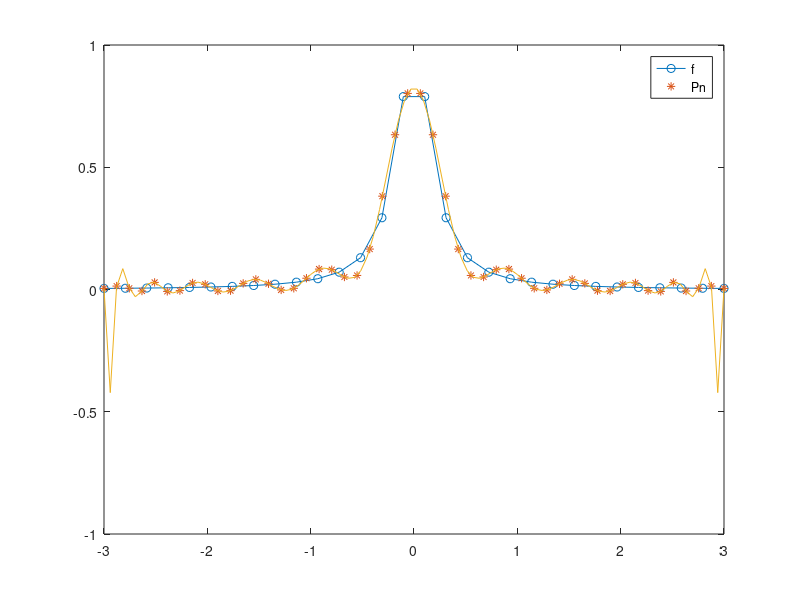

Recreate this plot in MATLAB.
function PolynomialFit()

%Fit a 10th degree polynomial to fit f(x) = 1/(x^2+1) on th einterval
%[-3,3] using 10 intervals.
a = -3; b = 3; 
numbofint = 50; %number of intervals
ndiv = numbofint + 1; %number of points to fit
degpoly = 25; %degree of polynomial
numbofxtoplotf = 30; 


x = linspace(a,b,ndiv);
y = 1./(1+25*x.^2);
%Use polyfit to fit a 7th-degree polynomial to the points.
p = polyfit(x,y,degpoly);
%Evaluate the polynomial on a finer grid and plot the results.
x1 = linspace(a,b,numbofint);
y1 = polyval(p,x1);

%%Below is for a nice depiction of the polynomial with more points.
x2 = linspace(a,b);
y2 = polyval(p,x2);

%for smooth plot of f use more points
xx = linspace(a,b,numbofxtoplotf);
yy = 1./(1+25*xx.^2);
figure
plot(xx,yy,'-o', x1, y1, '*', x2, y2)
legend('f', 'Pn')
end